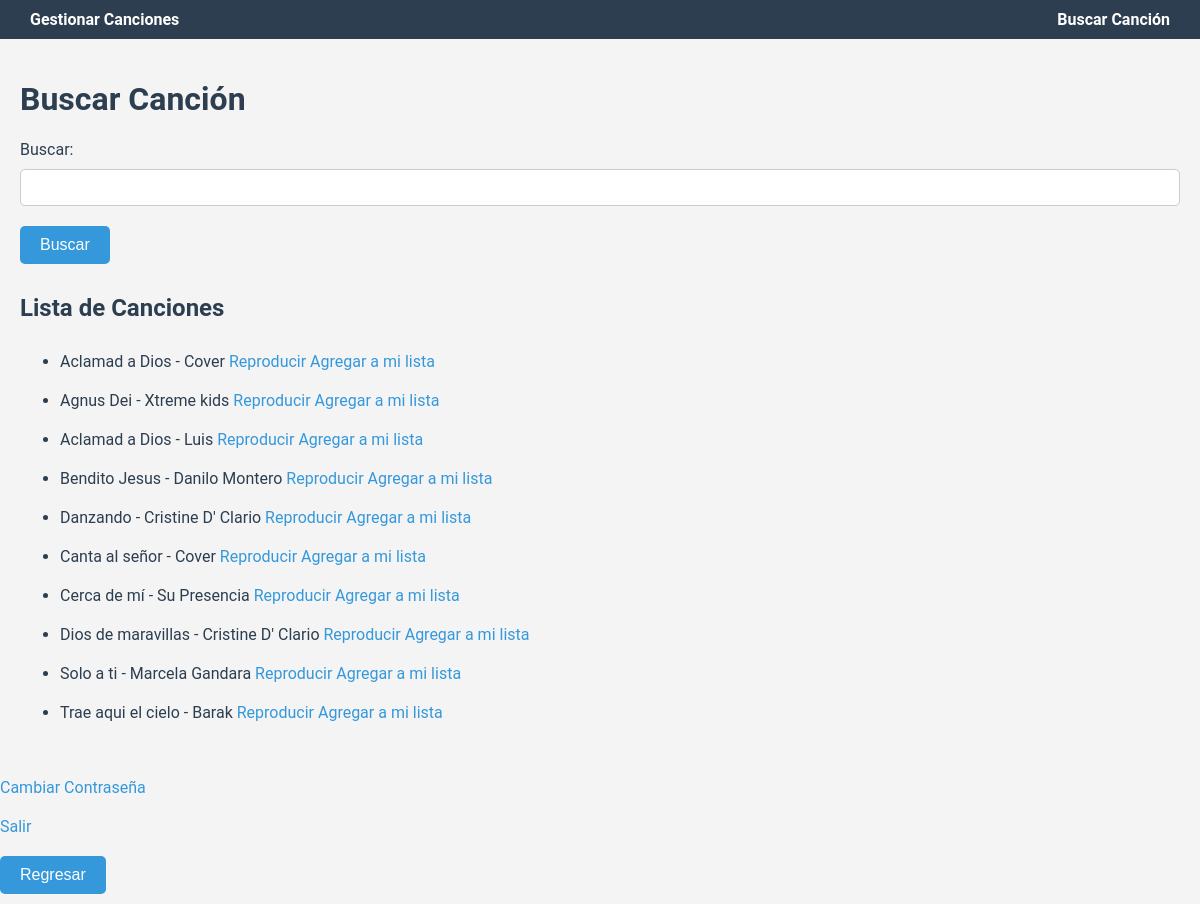
The app's page /music/search (signed in), older data.
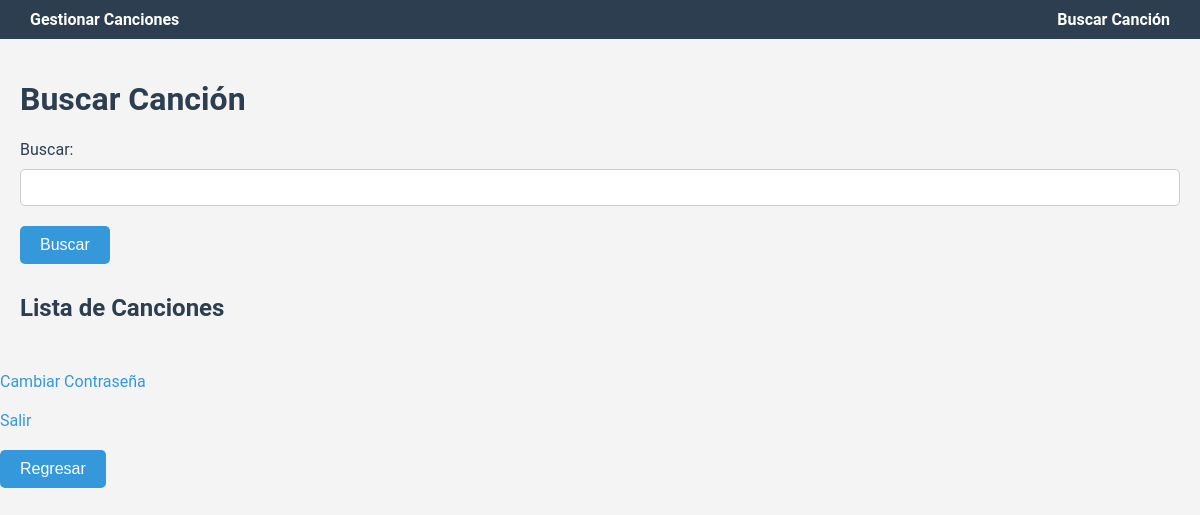
The same page, newer data.
### models.py (models this page shows)
class Song(db.Model):
  id= db.Column(db.Integer, primary_key=True)
  title= db.Column(db.String(100), nullable=False)
  author= db.Column(db.String(100), nullable=False)
  song_path= db.Column(db.String(100), nullable=False)
  structure= db.Column(db.Text, nullable=False)
  user_songs= db.relationship('UserSong', back_populates='song')

### music/routes.py (the view)
@music_bp.route('/search', methods=['GET', 'POST'])
@login_required
def search_song():
  if request.method == 'POST' and request.form.get('searching_song')!= '':
    searching_song= request.form.get('searching_song')
    songs= Song.query.filter(Song.title.like(f'%{searching_song}%')).all()
    return render_template('search_song.html', songs= songs)
  songs = Song.query.all()
  return render_template('search_song.html', songs= songs)

### app.py (called while the page is built)
@login_manager.user_loader
def load_user(user_id):
    return User.query.get(int(user_id))

def create_app(config_name=None):
    app = Flask(__name__)
    app.config['WTF_CSRF_ENABLED'] = False
    app.config.from_object('config.config')
    db.init_app(app)
    with app.app_context():
        db.create_all()  # Solo en desarrollo o pruebas
    login_manager.init_app(app)
    app.register_blueprint(auth_bp)
    app.register_blueprint(music_bp)
    @app.before_request
    def redirect_to_login():
        if not current_user.is_authenticated and request.endpoint not in ['auth.login', 'auth.register']:
            return redirect(url_for('auth.login'))
    if config_name == 'testing':
        app.config.from_object('config.TestingConfig')
    return app

### templates/search_song.html (shortened to what this page needs)
{% extends 'music.html' %}
{% block content %}
<h1>Buscar Canción</h1>
<form method="POST" action="{{ url_for('music.search_song') }}">
    <label for="search">Buscar:</label>
    <input type="text" id="search" name="searching_song" optional>
    <button type="submit">Buscar</button>
</form>
<h2>Lista de Canciones</h2>
<ul>
    {% for song in songs %}
        <li>
            {{song.title}} - {{song.author}}
            <a href="{{ url_for('music.play_song', id=song.id) }}">Reproducir</a>
            <a href="{{ url_for('music.add_song', song_id= song.id) }}">Agregar a mi lista</a>
        </li>
    {% endfor %}
</ul>
{% endblock %}

Row changes from the older to the newer data that the page shows:
removed Song: title "Aclamad a Dios", author "Cover"
removed Song: title "Agnus Dei", author "Xtreme kids"
removed Song: title "Aclamad a Dios", author "Luis"
removed Song: title "Bendito Jesus", author "Danilo Montero"
removed Song: title "Danzando", author "Cristine D' Clario"
removed Song: title "Canta al señor", author "Cover"
removed Song: title "Cerca de mí", author "Su Presencia"
removed Song: title "Dios de maravillas", author "Cristine D' Clario"
removed Song: title "Solo a ti", author "Marcela Gandara"
removed Song: title "Trae aqui el cielo", author "Barak"
